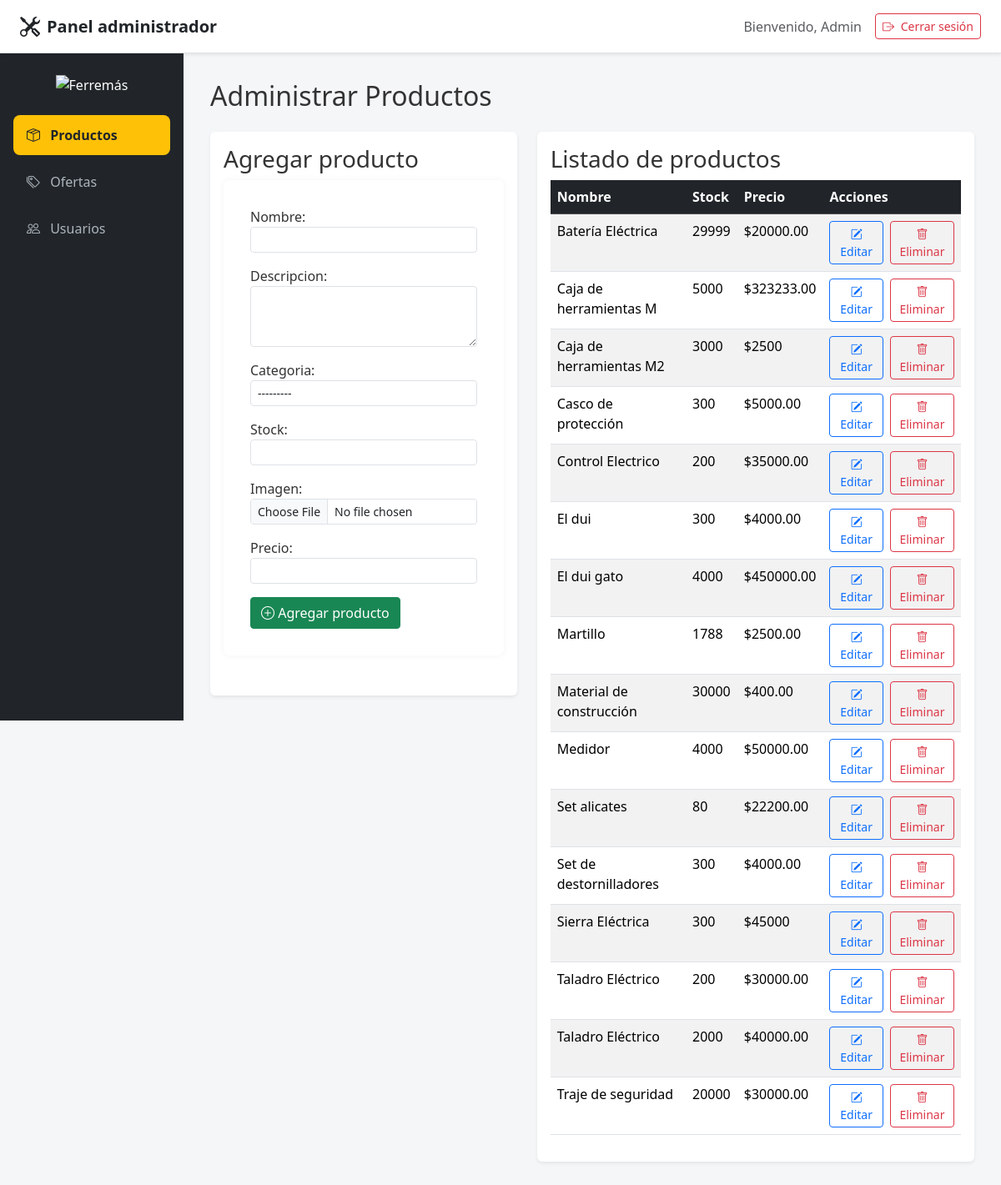
/adminpanel/productos/ (signed in), run on the app's committed database.
### tienda/models.py (models this page shows, shortened)
class Producto(models.Model):
    CATEGORIAS = [
        ('herramientas', 'Herramientas'),
        ('herramientas_electricas', 'Herramientas Eléctricas'),
        ('herramientas_manuales', 'Herramientas Manuales'),
        ('materiales', 'Materiales'),
        ('accesorios', 'Accesorios'),
        ('pinturas', 'Pinturas'),
        ('electricidad', 'Electricidad'),
        ('inalambricas', 'Inalámbricas'),
        ('medicion', 'Medición'),
    ]
    nombre = models.CharField(max_length=255)
    descripcion = models.TextField()
    categoria = models.CharField(max_length=100, choices=CATEGORIAS)
    stock = models.IntegerField()
    imagen = models.ImageField(upload_to='static/productos/')
    activo = models.BooleanField(default=True)
    @property
    def oferta_vigente(self):
        ahora = timezone.now()
        return self.ofertas.filter(fecha_inicio__lte=ahora, fecha_fin__gte=ahora).first()
    @property
    def precio_actual(self):
        oferta = self.oferta_vigente
        if oferta:
            return round((oferta.precio_oferta), 0)
        precio = self.precios.first()
        return precio.valor if precio else None

class PrecioHistorico(models.Model):
    producto = models.ForeignKey(Producto, on_delete=models.CASCADE, related_name='precios')
    fecha = models.DateTimeField()
    valor = models.DecimalField(max_digits=10, decimal_places=2)
    class Meta:
        ordering = ['-fecha']

class Oferta(models.Model):
    producto = models.ForeignKey(Producto, on_delete=models.CASCADE, related_name='ofertas')
    precio_oferta = models.DecimalField(max_digits=10, decimal_places=2)
    fecha_inicio = models.DateTimeField()
    fecha_fin = models.DateTimeField()

### adminpanel/views.py (the view)
# urls.py: path('productos/', views.panel_productos, name='panel_productos'),
@login_required
@user_passes_test(lambda u: u.is_staff)
def panel_productos(request):
    productos = Producto.objects.all().filter(activo=True).order_by('nombre')
    if request.method == 'POST':
        form = ProductoForm(request.POST, request.FILES)
        if form.is_valid():
            producto = form.save()
            PrecioHistorico.objects.create(
                producto=producto,
                valor=form.cleaned_data['precio'],
                fecha=timezone.now()
            )
            messages.success(request, "Producto creado exitosamente.")
            return redirect('panel_productos')
    else:
        form = ProductoForm()
    return render(request, 'adminpanel/panel_productos.html', {
        'productos': productos,
        'form': form,
    })

### tienda/forms.py (shortened to what this page needs)
class ProductoForm(forms.ModelForm):
    precio = forms.DecimalField(
        max_digits=10, decimal_places=2,
        widget=forms.NumberInput(attrs={'class': 'form-control form-control-sm', 'style': 'max-width: 300px;'})
    )
    class Meta:
        model = Producto
        fields = ['nombre', 'descripcion', 'categoria', 'stock', 'imagen']  # NO incluir 'precio' aquí
        widgets = {
            'nombre': forms.TextInput(attrs={'class': 'form-control form-control-sm', 'style': 'max-width: 500px;'}),
            'descripcion': forms.Textarea(attrs={'class': 'form-control form-control-sm', 'rows': 3, 'style': 'max-width: 500px;'}),
            'categoria': forms.Select(attrs={'class': 'form-control form-control-sm', 'style': 'max-width: 500px;'}),
            'stock': forms.NumberInput(attrs={'class': 'form-control form-control-sm', 'style': 'max-width: 300px;'}),
            'imagen': forms.ClearableFileInput(attrs={'class': 'form-control form-control-sm', 'style': 'max-width: 500px;'}),
        }

### tienda/context_processors.py (called while the page is built, shortened)
def carrito_context(request):
    carrito = request.session.get('carrito', {})
    items = []
    total = 0
    return {
        'carrito_items': items,
        'carrito_total': total
    }

### adminpanel/templates/adminpanel/panel_productos.html (shortened to what this page needs)
{% extends 'base_admin.html' %}
{% block content %}
<h2 class="mb-4">Administrar Productos</h2>
<div class="row">
  <div class="col-md-5">
    <div class="p-3 bg-white rounded shadow-sm mb-4">
      <h3>Agregar producto</h3>
      <form method="POST" enctype="multipart/form-data">
        {{ form.as_p }}
        <button type="submit" class="btn btn-success">
          <i class="bi bi-plus-circle"></i> Agregar producto
        </button>
      </form>
    </div>
  </div>
  <div class="col-md-7">
    <div class="p-3 bg-white rounded shadow-sm">
      <h3>Listado de productos</h3>
      <table class="table table-striped table-hover">
        <thead class="table-dark">
          <tr>
            <th>Nombre</th>
            <th>Stock</th>
            <th>Precio</th>
            <th>Acciones</th>
          </tr>
        </thead>
        <tbody>
          {% for producto in productos %}
            <tr>
              <td>{{ producto.nombre }}</td>
              <td>{{ producto.stock }}</td>
              <td>${{ producto.precio_actual }}</td>
              <td class="d-flex gap-2">
                <a href="{% url 'editar_producto' producto.id %}" class="btn btn-sm btn-outline-primary">
                  <i class="bi bi-pencil-square"></i> Editar
                </a>
                <a href="{% url 'eliminar_producto' producto.id %}" class="btn btn-sm btn-outline-danger"
                    onclick="return confirm('¿Seguro que quieres eliminar este producto?')">
                  <i class="bi bi-trash"></i> Eliminar
                </a>
              </td>
            </tr>
          {% endfor %}
        </tbody>
      </table>
    </div>
  </div>
</div>
{% endblock %}

### static/css/style_admin.css (style rules this page uses)
body { margin: 0; font-family: 'Segoe UI', sans-serif; background-color: #f4f6f8; color: #333; }
form { background-color: #fff; padding: 2rem; border-radius: 8px; box-shadow: 0 0 8px rgba(0,0,0,0.05); margin-bottom: 2rem; }
form .form-control { margin-bottom: 1rem; }
.table thead th { vertical-align: middle; }
.btn { border-radius: 4px; }

### data on the page
Producto: nombre "Batería Eléctrica", stock "29999", precio_actual "20000.00"
Producto: nombre "Caja de herramientas M", stock "5000", precio_actual "323233.00"
Producto: nombre "Caja de herramientas M2", stock "3000", precio_actual "2500"
Producto: nombre "Casco de protección", stock "300", precio_actual "5000.00"
Producto: nombre "Control Electrico", stock "200", precio_actual "35000.00"
Producto: nombre "El dui", stock "300", precio_actual "4000.00"
Producto: nombre "El dui gato", stock "4000", precio_actual "450000.00"
Producto: nombre "Martillo", stock "1788", precio_actual "2500.00"
Producto: nombre "Material de construcción", stock "30000", precio_actual "400.00"
Producto: nombre "Medidor", stock "4000", precio_actual "50000.00"
Producto: nombre "Set alicates", stock "80", precio_actual "22200.00"
Producto: nombre "Set de destornilladores", stock "300", precio_actual "4000.00"
Producto: nombre "Sierra Eléctrica", stock "300", precio_actual "45000"
Producto: nombre "Taladro Eléctrico", stock "200", precio_actual "30000.00"
Producto: nombre "Taladro Eléctrico", stock "2000", precio_actual "40000.00"
Producto: nombre "Traje de seguridad", stock "20000", precio_actual "30000.00"
